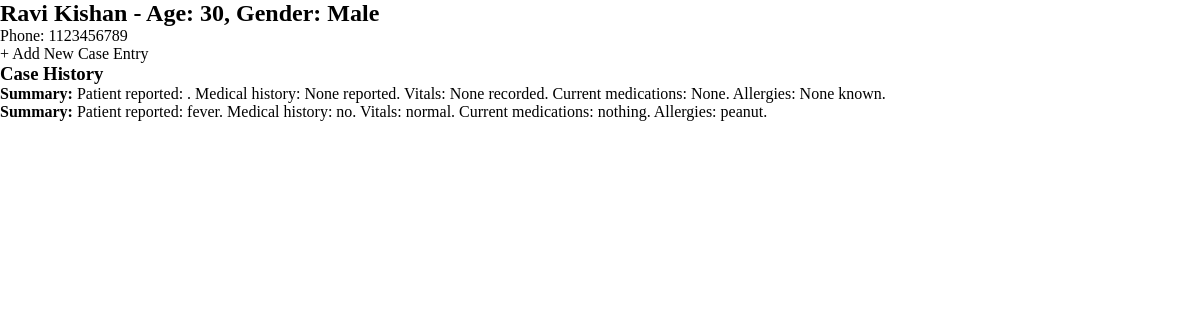
/view_record/1, run on the app's committed database.
### tables this page shows
CREATE TABLE patients(id INTEGER PRIMARY KEY AUTOINCREMENT,
    name TEXT NOT NULL,
    age INTEGER,
    gender TEXT,phone TEXT,
    created_at TEXT);

### app.py (the view)
@app.route("/view_record/<int:patient_id>")
def view_record(patient_id):
    conn = get_db()
    patient = conn.execute("SELECT * FROM patients WHERE id =?", (patient_id,)).fetchone()
    records = conn.execute(
        "SELECT * FROM case_records WHERE patient_id =? ORDER BY created_at DESC",
        (patient_id,)
    ).fetchall()
    conn.close()
    summaries = []
    for r in records:
        summary = (
            f"Patient reported: {r['symptoms']}. "
            f"Medical history: {r['medical_history'] or 'None reported'}. "
            f"Vitals: {r['vitals'] or 'None recorded'}. "
            f"Current medications: {r['medications'] or 'None'}. "
            f"Allergies: {r['allergies'] or 'None known'}. "
        )
        summaries.append(summary)
    return render_template("view_record.html", patient=patient, records=records, summaries=summaries)

### app.py (called while the page is built)
def get_db():
    conn = sqlite3.connect(DB_Path)
    conn.row_factory = sqlite3.Row
    return conn

### templates/view_record.html (shortened to what this page needs)
<!DOCTYPE html>
<html>
    <head>
        <link rel="stylesheet" href="/static/style.css"
    </head>
    <body>
        <h2>{{ patient['name'] }} - Age: {{ patient['age'] }}, Gender: {{ patient['gender'] }}</h2>
        <p>Phone: {{ patient['phone'] }}</p>
        <a href="/case_form/{{ patient['id'] }}">+ Add New Case Entry</a>
        <h3>Case History</h3>
        {% if records|length == 0 %}
           <p>No case records yet.</p>
        {% else %}
            {% for s in summaries %}
            <p><strong>Summary:</strong> {{ s }}</p>
            {% endfor %}
        {% endif %}
    </body>
</html>

### static/style.css (style rules this page uses)
* { margin: 0; padding: 0; box-sizing: border-box; text-decoration: none; color: black; }

### data on the page
patients: name "Ravi Kishan", age "30", gender "Male", phone "1123456789"

### other printed values
{{ s }} "Patient reported: . Medical history: None reported. Vitals: None recorded. Current medications: None. Allergies: None known." "Patient reported: fever. Medical history: no. Vitals: normal. Current medications: nothing. Allergies: peanut."
